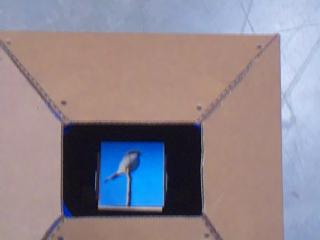
#> input picture images/real_drone_photos/bird/images/bird_office_lighting_2025-10-14T19-09-35-247Z.jpg, 320 x 240 px
$ python -i drone_image_object_detection.py   (imports and definitions only)
#> lines starting #> are read from the running program, lines starting #| are printed output that depends on the picture; after the words box and inside, x2 and y2 are one past the last pixel; in counts of white or black regions, pixels touching at a corner belong together
import os
import cv2
import glob
import random
import argparse
from typing import List
from ultralytics import YOLO
import numpy as np

# --- Helper functions for rotation and coordinate mapping ---
import cv2
import numpy as np

def extract_and_orient_inner_image(img_path):
    # Load image
    img = cv2.imread(img_path)
#> img is the input picture: shape (240, 320, 3); mean B, G, R 143, 133.8, 142.7
    orig = img.copy()

    # Convert to grayscale and blur
    gray = cv2.cvtColor(img, cv2.COLOR_BGR2GRAY)
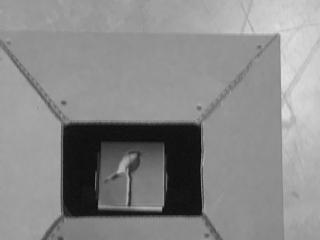
#> gray: shape (240, 320); min 8, max 224, mean 137.5
    gray = cv2.GaussianBlur(gray, (5,5), 0)

    # Threshold to isolate dark regions
    _, thresh = cv2.threshold(gray, 60, 255, cv2.THRESH_BINARY_INV)
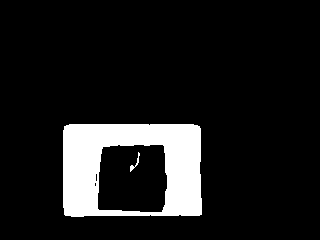
#> thresh: shape (240, 320); 11% white; 2 white regions

    # Find contours
    contours, _ = cv2.findContours(thresh, cv2.RETR_EXTERNAL, cv2.CHAIN_APPROX_SIMPLE)
#> contours = 1 contour; box (x1, y1, x2, y2) and area: (63, 124, 202, 217) 12450

    # Take the largest contour (assumed inner black area)
    c = max(contours, key=cv2.contourArea)
#> c = contour of 41 points, box (x1, y1, x2, y2) (63, 124, 202, 217), area 12450

    # Approximate to 4 corners
    epsilon = 0.02 * cv2.arcLength(c, True)
#> epsilon = 9.13
    approx = cv2.approxPolyDP(c, epsilon, True)
#> approx = [[64, 126], [65, 215], [201, 214], [199, 126]]

    # Ensure we have 4 corners
    if len(approx) != 4:
        # raise ValueError("Did not find a quadrilateral region")
        return None

    # Order corners
    pts = approx.reshape(4, 2)
#> pts = [[64, 126], [65, 215], [201, 214], [199, 126]]
    rect = np.zeros((4, 2), dtype="float32")

    # sorting points: top-left, top-right, bottom-right, bottom-left
    s = pts.sum(axis=1)
#> s = [190, 280, 415, 325]
    rect[0] = pts[np.argmin(s)]
    rect[2] = pts[np.argmax(s)]

    diff = np.diff(pts, axis=1)
#> diff = [62, 150, 13, -73]
    rect[1] = pts[np.argmin(diff)]
    rect[3] = pts[np.argmax(diff)]

    # Compute new width/height
    (tl, tr, br, bl) = rect

    widthA = np.linalg.norm(br - bl)
    widthB = np.linalg.norm(tr - tl)
    maxWidth = int(max(widthA, widthB))

    heightA = np.linalg.norm(tr - br)
    heightB = np.linalg.norm(tl - bl)
    maxHeight = int(max(heightA, heightB))

    # Destination points for warp
    dst = np.array([
        [0, 0],
        [maxWidth - 1, 0],
        [maxWidth - 1, maxHeight - 1],
        [0, maxHeight - 1]
    ], dtype="float32")

    # Perspective warp
    M = cv2.getPerspectiveTransform(rect, dst)
    warped = cv2.warpPerspective(orig, M, (maxWidth, maxHeight))
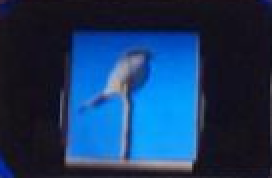
#> warped: shape (89, 136, 3) (shown 2 times larger); mean B, G, R 95.3, 55.9, 24.9

    # Ensure long edge is on top
    h, w = warped.shape[:2]
#> h = 89; w = 136
    if h > w:
        warped = cv2.rotate(warped, cv2.ROTATE_90_CLOCKWISE)

    return warped

# [364 lines left out: functions rotate_image_affine, apply_affine_to_points, pause_to_view, rotate_image_affine, apply_affine_to_points, getColours and 5 more, not called in this run]


# [2 lines not run here, left out]

>>> result = extract_and_orient_inner_image('images/real_drone_photos/bird/images/bird_office_lighting_2025-10-14T19-09-35-247Z.jpg')
